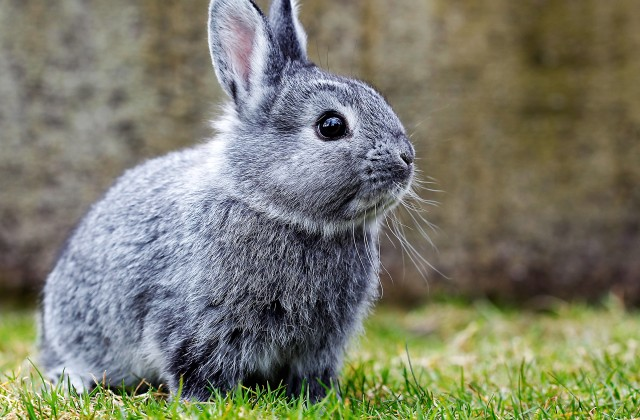
#> input picture GrayRabbit.jpg, 640 x 420 px
$ python obamicon.py
#> lines starting #> are read from the running program, lines starting #| are printed output that depends on the picture
from PIL import Image

# RGB values for recoloring.
darkBlue = (0, 51, 76)
red = (217, 26, 33)
lightBlue = (112, 150, 158)
yellow = (252, 227, 166)

darkPurple = (66, 11, 63)
pink = (204, 44, 79)
lightPurple = (214, 96, 176)
peach = (255, 208, 188)


# Import image.
my_image = Image.open("GrayRabbit.jpg") #change IMAGENAME to the path on your computer to the image you're using
#> my_image is the input picture: PIL image 640x420 RGB; mean R, G, B 122.7, 123.5, 107
image_list = my_image.getdata() #each pixel is represented in the form (red value, green value, blue value, transparency). You don't need the fourth value.
image_list = list(image_list) #Turns the sequence above into a list. The list can be iterated through in a loop.
#> image_list = 268800 items

pixeln = len(image_list)
#> pixeln = 268800

recolored = []
intensity = 0

for count in range(0, pixeln):
    intensity = sum(image_list[count])
    intensity = int(intensity)
    if intensity < 182:
        recolored.append(darkPurple)
    elif intensity < 364:
        recolored.append(pink)
    elif intensity < 546:
        recolored.append(lightPurple)
    else:
        recolored.append(peach)
#> this loop made 268800 passes
#> intensity on passes 1 to 3: 386, 387, 398
#> after the loop, recolored = 268800 items


#YOUR CODE to loop through the original list of pixels and build a new list based on intensity should go here.


# Create a new image using the recolored list. Display and save the image.
new_image = Image.new("RGB", my_image.size) #Creates a new image that will be the same size as the original image.
#> new_image: PIL image 640x420 RGB; every value is 0
new_image.putdata(recolored) #Adds the data from the recolored list to the image.
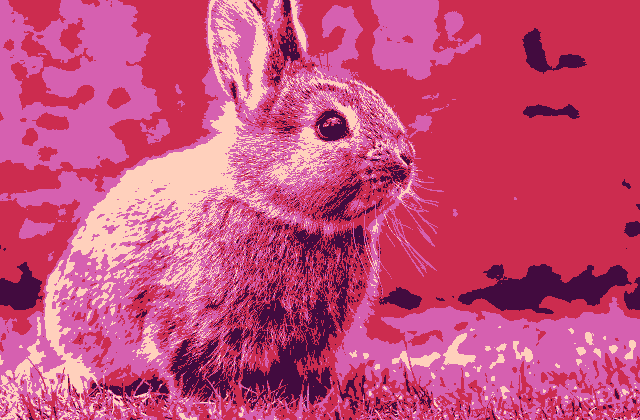
#> new_image: PIL image 640x420 RGB; mean R, G, B 199.8, 75.1, 120.9
new_image.show() #show the new image on the screen
new_image.save("DramaticRabbit2.jpg", "jpeg") #save the new image as "DramaticRabbit.jpg"
